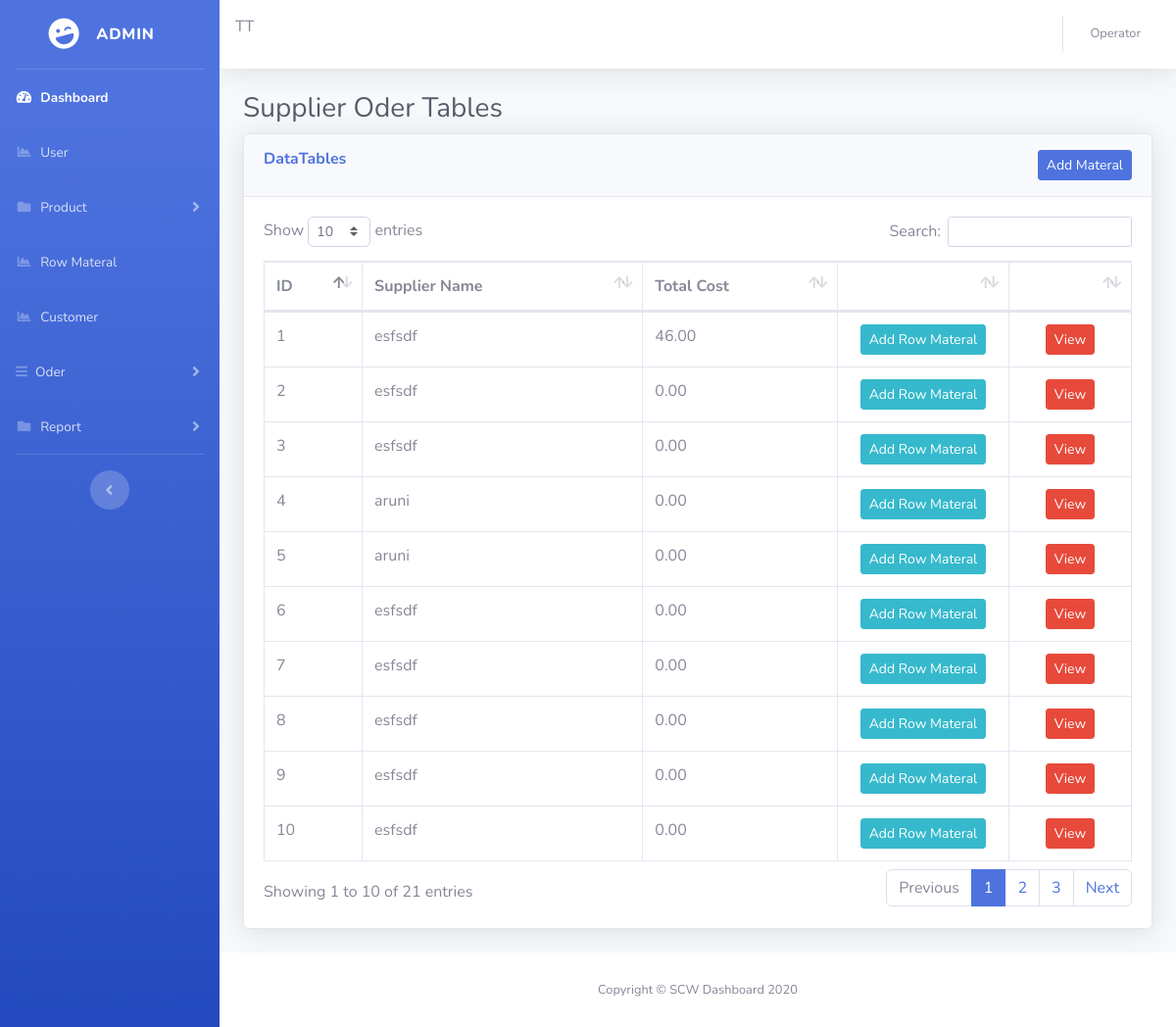
The page /supplier-oder/index.php (signed in) on the database its author committed.
### tables this page shows
CREATE TABLE `supplier_order` (
  `id` int(11) NOT NULL,
  `order_date` date NOT NULL,
  `supplier_id` int(11) NOT NULL,
  `totalAmt` decimal(19,2) NOT NULL,
  `is_active` tinyint(4) NOT NULL DEFAULT '1'
);

CREATE TABLE `supplier` (
  `id` int(10) NOT NULL,
  `nic` varchar(100) NOT NULL,
  `name` varchar(20) NOT NULL,
  `contact_no` int(11) NOT NULL,
  `address` varchar(1000) NOT NULL,
  `createDate` date NOT NULL,
  `is_active` tinyint(4) NOT NULL DEFAULT '1'
);

### supplier-oder/index.php (the view, shortened to what this page needs)
<!DOCTYPE html>
<html lang="en">
<?php
    include('../include/check.php');
    include('../include/head.php');
?>
<link href="../vendor/datatables/dataTables.bootstrap4.min.css" rel="stylesheet">
<body id="page-top">
  <div id="wrapper">
    <ul class="navbar-nav bg-gradient-primary sidebar sidebar-dark accordion" id="accordionSidebar">
      <a class="sidebar-brand d-flex align-items-center justify-content-center" href="index.html">
        <div class="sidebar-brand-icon rotate-n-15">
          <i class="fas fa-laugh-wink"></i>
        </div>
        <div class="sidebar-brand-text mx-3">Admin <sup></sup></div>
      </a>
      <hr class="sidebar-divider my-0">
      <?php include('../include/nav.php');  ?>
      <hr class="sidebar-divider d-none d-md-block">
      <div class="text-center d-none d-md-inline">
        <button class="rounded-circle border-0" id="sidebarToggle"></button>
      </div>
    </ul>
    <div id="content-wrapper" class="d-flex flex-column">
      <div id="content">
        <?php include('../include/nav-1.php');  ?>
        <div class="container-fluid">
          <h1 class="h3 mb-2 text-gray-800">Supplier Oder Tables</h1>
          <div class="card shadow mb-4">
            <div class="card-header py-3">
              <h6 class="m-0 font-weight-bold text-primary" style="float: left;">DataTables</h6>
              <button type="button" class="btn btn-primary btn-sm" style="float: right;" class="btn btn-info btn-lg" data-toggle="modal" data-target="#myModal_AddSupOd">Add Materal</button>
            </div>
            <div class="card-body">
              <div class="table-responsive">
                <table class="table table-bordered" id="dataTable" width="100%" cellspacing="0">
                  <thead>
                    <tr>
                      <th>ID</th>
                      <th>Supplier Name</th>
                      <th>Total Cost</th>
                      <th></th>
                      <th></th>
                    </tr>
                  </thead>
                  <tbody>
                    <?php
                        $query = "SELECT A.id AS id , B.name AS supplierName ,A.totalAmt
                        FROM  supplier_order A
                        INNER JOIN supplier B
                        ON A.supplier_id = B.id";
                        $result = mysqli_query($conn ,$query);
                        if(mysqli_num_rows($result) > 0){
                          while($row = mysqli_fetch_array($result))
                          {
                            echo '
                            <tr>
                            <td>'.$row["id"].'</td>
                            <td>'.$row["supplierName"].'</td>
                            <td>'.$row["totalAmt"].'</td>
                            <td style="width: 150px;"><center><button type="button" class="btn btn-info btn-sm" onclick="AddRM('.$row["id"].')">Add Row Materal</button></center></td>
                            <td style="width: 100px;"><center><button type="button" class="btn btn-danger btn-sm" onclick="ViewRM('.$row["id"].')">View</button></center></td>
                            </tr>
                            ';
                          }
                        }
                     ?>
                  </tbody>
                </table>
              </div>
            </div>
          </div>
        </div>
      </div>
      <?php include('../include/footer.php');  ?>
    </div>
  </div>
</body>
</html>

### rows shown on the page
supplier_order: id "1", supplier.name "esfsdf", totalAmt "46.00"
supplier_order: id "2", supplier.name "esfsdf", totalAmt "0.00"
supplier_order: id "3", supplier.name "esfsdf", totalAmt "0.00"
supplier_order: id "4", supplier.name "aruni", totalAmt "0.00"
supplier_order: id "5", supplier.name "aruni", totalAmt "0.00"
supplier_order: id "6", supplier.name "esfsdf", totalAmt "0.00"
supplier_order: id "7", supplier.name "esfsdf", totalAmt "0.00"
supplier_order: id "8", supplier.name "esfsdf", totalAmt "0.00"
supplier_order: id "9", supplier.name "esfsdf", totalAmt "0.00"
supplier_order: id "10", supplier.name "esfsdf", totalAmt "0.00"

### other values the page prints
$_SESSION['user_role'] "Operator"
